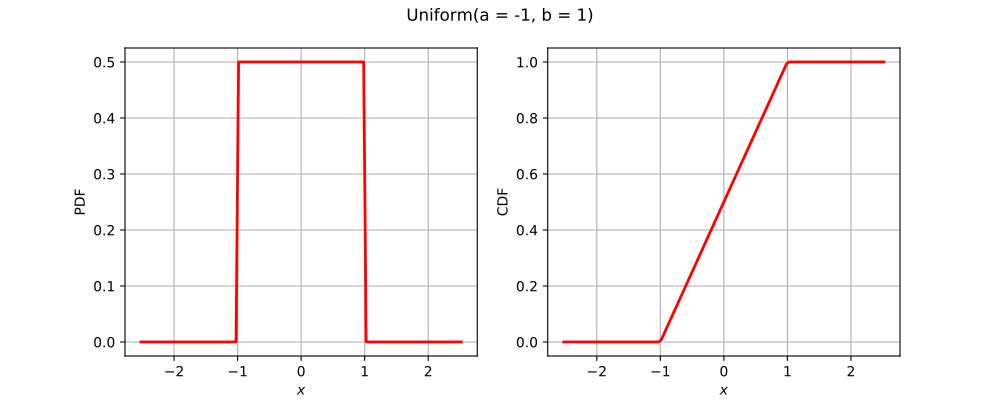

This figure's Python source:
import openturns as ot
from matplotlib import pyplot as plt
from openturns.viewer import View
if (ot.Uniform().__class__.__name__=='ComposedDistribution'):
    correlation = ot.CorrelationMatrix(2)
    correlation[1, 0] = 0.25
    aCopula = ot.NormalCopula(correlation)
    marginals = [ot.Normal(1.0, 2.0), ot.Normal(2.0, 3.0)]
    distribution = ot.ComposedDistribution(marginals, aCopula)
elif (ot.Uniform().__class__.__name__=='CumulativeDistributionNetwork'):
    distribution = ot.CumulativeDistributionNetwork([ot.Normal(2),ot.Dirichlet([0.5, 1.0, 1.5])], ot.BipartiteGraph([[0,1], [0,1]]))
else:
    distribution = ot.Uniform()
dimension = distribution.getDimension()
if dimension <= 2:
    if distribution.getDimension() == 1:
        distribution.setDescription(['$x$'])
        pdf_graph = distribution.drawPDF()
        cdf_graph = distribution.drawCDF()
        fig = plt.figure(figsize=(10, 4))
        plt.suptitle(str(distribution))
        pdf_axis = fig.add_subplot(121)
        cdf_axis = fig.add_subplot(122)
        View(pdf_graph, figure=fig, axes=[pdf_axis], add_legend=False)
        View(cdf_graph, figure=fig, axes=[cdf_axis], add_legend=False)
    else:
        distribution.setDescription(['$x_1$', '$x_2$'])
        pdf_graph = distribution.drawPDF()
        fig = plt.figure(figsize=(10, 5))
        plt.suptitle(str(distribution))
        pdf_axis = fig.add_subplot(111)
        View(pdf_graph, figure=fig, axes=[pdf_axis], add_legend=False)
